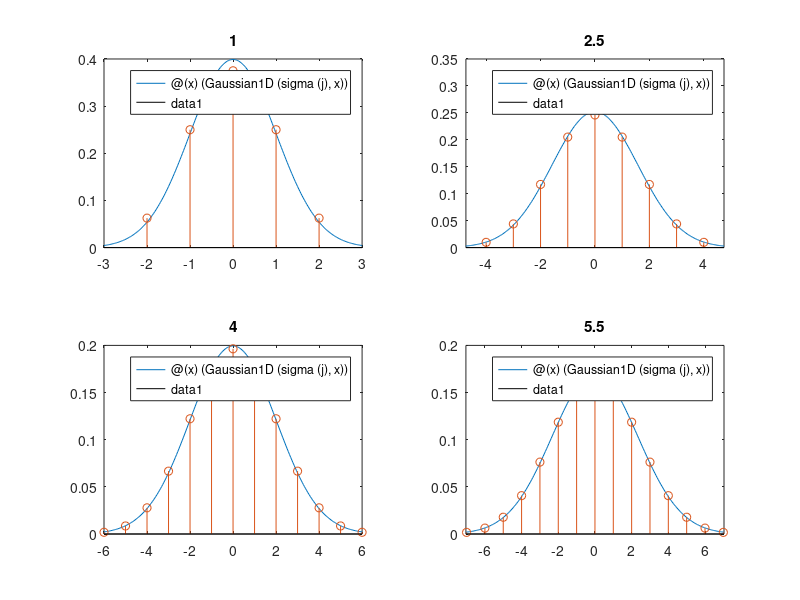

Write the MATLAB code that produced this figure.
function hw2p1
x = [];
sigma = [1 2.5 4.0 5.5];

%Binomial Approximation
for j=1:size(sigma, 2)
    %calculate plots for gaussian function
    fh = @(x)(Gaussian1D(sigma(j), x));
    
    subplot(2,2, j)
    fplot(fh, [-3*sqrt(sigma(j)), 3*sqrt(sigma(j))]);
    title(sigma(j))
    %calculate binomial kernel with pascal's triangle
    pascal = GetPascalTriangleRow(sigma(j));

    hold
    y = [-1 * (size(pascal, 2)-1)/2: 1 * (size(pascal, 2)-1)/2];
    stem(y, pascal);
    pascal = [];
    x = [];
end
end

function res = Gaussian1D(sigma, x)
res = exp(((-1*(x^2))/(2*(sigma)))) * 1/(sqrt(2*pi*(sigma)));
end

function res = GetPascalTriangleRow(sigma)
N = (4*sigma) + 1;

res = [];

for i = 0:N-1
    res = [res nchoosek(N-1, i)];
end
res = res .* 2^(-(N-1));
end